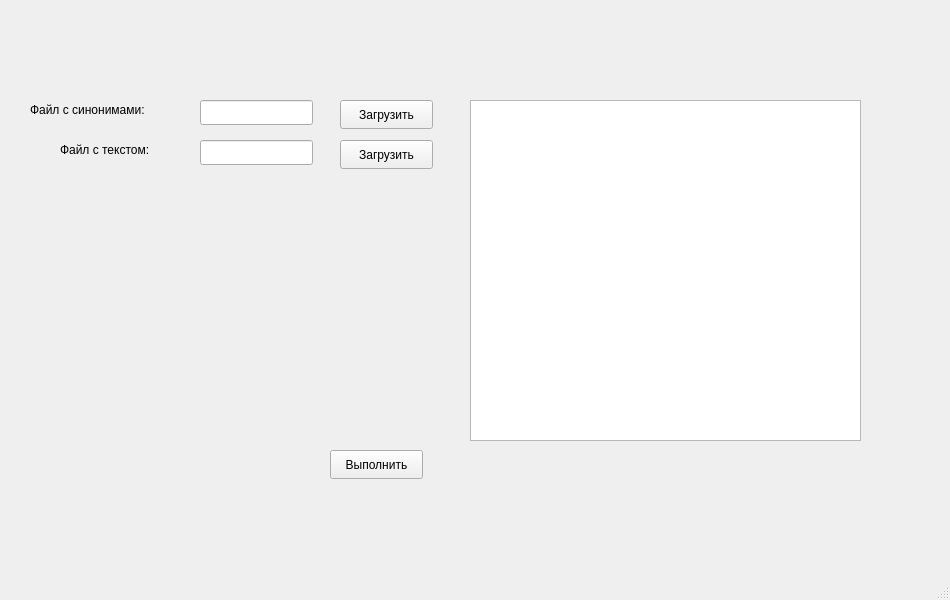
<?xml version="1.0" encoding="UTF-8"?>
<ui version="4.0">
 <class>MainWindow</class>
 <widget class="QMainWindow" name="MainWindow">
  <property name="geometry">
   <rect>
    <x>0</x>
    <y>0</y>
    <width>950</width>
    <height>600</height>
   </rect>
  </property>
  <property name="windowTitle">
   <string>MainWindow</string>
  </property>
  <widget class="QWidget" name="centralwidget">
   <widget class="QPushButton" name="pushButton">
    <property name="geometry">
     <rect>
      <x>330</x>
      <y>450</y>
      <width>93</width>
      <height>29</height>
     </rect>
    </property>
    <property name="text">
     <string>Выполнить</string>
    </property>
   </widget>
   <widget class="QPushButton" name="pushButton_2">
    <property name="geometry">
     <rect>
      <x>340</x>
      <y>100</y>
      <width>93</width>
      <height>29</height>
     </rect>
    </property>
    <property name="text">
     <string>Загрузить</string>
    </property>
   </widget>
   <widget class="QLineEdit" name="fileEdit">
    <property name="geometry">
     <rect>
      <x>200</x>
      <y>100</y>
      <width>113</width>
      <height>25</height>
     </rect>
    </property>
   </widget>
   <widget class="QLabel" name="label">
    <property name="geometry">
     <rect>
      <x>30</x>
      <y>100</y>
      <width>151</width>
      <height>20</height>
     </rect>
    </property>
    <property name="text">
     <string>Файл с синонимами:</string>
    </property>
   </widget>
   <widget class="QLabel" name="label_2">
    <property name="geometry">
     <rect>
      <x>60</x>
      <y>140</y>
      <width>111</width>
      <height>20</height>
     </rect>
    </property>
    <property name="text">
     <string>Файл с текстом:</string>
    </property>
   </widget>
   <widget class="QLineEdit" name="fileEdit2">
    <property name="geometry">
     <rect>
      <x>200</x>
      <y>140</y>
      <width>113</width>
      <height>25</height>
     </rect>
    </property>
   </widget>
   <widget class="QPushButton" name="pushButton_3">
    <property name="geometry">
     <rect>
      <x>340</x>
      <y>140</y>
      <width>93</width>
      <height>29</height>
     </rect>
    </property>
    <property name="text">
     <string>Загрузить</string>
    </property>
   </widget>
   <widget class="QTextEdit" name="textEdit1">
    <property name="geometry">
     <rect>
      <x>470</x>
      <y>100</y>
      <width>391</width>
      <height>341</height>
     </rect>
    </property>
   </widget>
  </widget>
  <widget class="QMenuBar" name="menubar">
   <property name="geometry">
    <rect>
     <x>0</x>
     <y>0</y>
     <width>950</width>
     <height>26</height>
    </rect>
   </property>
  </widget>
  <widget class="QStatusBar" name="statusbar"/>
 </widget>
 <resources/>
 <connections/>
</ui>
